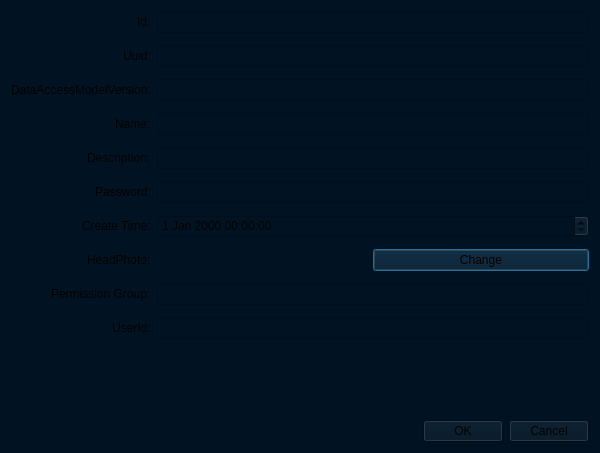
<?xml version="1.0" encoding="UTF-8"?>
<ui version="4.0">
 <class>EditorUserSettings</class>
 <widget class="QDialog" name="EditorUserSettings">
  <property name="geometry">
   <rect>
    <x>0</x>
    <y>0</y>
    <width>600</width>
    <height>453</height>
   </rect>
  </property>
  <property name="windowTitle">
   <string>EditorUserSettings</string>
  </property>
  <property name="styleSheet">
   <string notr="true">background-color: rgb(1,19,35);</string>
  </property>
  <layout class="QVBoxLayout" name="verticalLayout">
   <item>
    <layout class="QFormLayout" name="formLayout">
     <property name="sizeConstraint">
      <enum>QLayout::SetNoConstraint</enum>
     </property>
     <property name="labelAlignment">
      <set>Qt::AlignRight|Qt::AlignTrailing|Qt::AlignVCenter</set>
     </property>
     <property name="verticalSpacing">
      <number>12</number>
     </property>
     <item row="0" column="0">
      <widget class="QLabel" name="label">
       <property name="text">
        <string>Id:</string>
       </property>
      </widget>
     </item>
     <item row="0" column="1">
      <widget class="QLineEdit" name="Id">
       <property name="font">
        <font>
         <pointsize>9</pointsize>
        </font>
       </property>
       <property name="styleSheet">
        <string notr="true">color: rgb(255,255,255);</string>
       </property>
       <property name="text">
        <string/>
       </property>
      </widget>
     </item>
     <item row="1" column="0">
      <widget class="QLabel" name="label_2">
       <property name="text">
        <string>Uuid:</string>
       </property>
      </widget>
     </item>
     <item row="1" column="1">
      <widget class="QLineEdit" name="Uuid"/>
     </item>
     <item row="2" column="0">
      <widget class="QLabel" name="label_3">
       <property name="text">
        <string>DataAccessModelVersion:</string>
       </property>
      </widget>
     </item>
     <item row="2" column="1">
      <widget class="QLineEdit" name="DataAccessModelVersion"/>
     </item>
     <item row="3" column="0">
      <widget class="QLabel" name="label_4">
       <property name="text">
        <string>Name:</string>
       </property>
      </widget>
     </item>
     <item row="3" column="1">
      <widget class="QLineEdit" name="Name"/>
     </item>
     <item row="5" column="0">
      <widget class="QLabel" name="label_5">
       <property name="text">
        <string>Password:</string>
       </property>
      </widget>
     </item>
     <item row="5" column="1">
      <widget class="QLineEdit" name="Password">
       <property name="styleSheet">
        <string notr="true">color: rgb(255,255,255);</string>
       </property>
      </widget>
     </item>
     <item row="4" column="0">
      <widget class="QLabel" name="label_6">
       <property name="text">
        <string>Description:</string>
       </property>
      </widget>
     </item>
     <item row="4" column="1">
      <widget class="QLineEdit" name="Description"/>
     </item>
     <item row="6" column="0">
      <widget class="QLabel" name="label_7">
       <property name="text">
        <string>Create Time:</string>
       </property>
      </widget>
     </item>
     <item row="6" column="1">
      <widget class="QDateTimeEdit" name="CreateTime"/>
     </item>
     <item row="7" column="0">
      <widget class="QLabel" name="label_8">
       <property name="text">
        <string>HeadPhoto:</string>
       </property>
      </widget>
     </item>
     <item row="8" column="0">
      <widget class="QLabel" name="label_10">
       <property name="text">
        <string>Permission Group:</string>
       </property>
      </widget>
     </item>
     <item row="8" column="1">
      <widget class="QLineEdit" name="PermissionGroup"/>
     </item>
     <item row="7" column="1">
      <layout class="QHBoxLayout" name="horizontalLayout_2">
       <item>
        <widget class="QLabel" name="HeadPhoto">
         <property name="maximumSize">
          <size>
           <width>512</width>
           <height>512</height>
          </size>
         </property>
         <property name="text">
          <string/>
         </property>
        </widget>
       </item>
       <item>
        <widget class="QPushButton" name="ChangeHeadPhoto">
         <property name="text">
          <string>Change</string>
         </property>
        </widget>
       </item>
      </layout>
     </item>
     <item row="9" column="0">
      <widget class="QLabel" name="label_9">
       <property name="text">
        <string>UserId:</string>
       </property>
      </widget>
     </item>
     <item row="9" column="1">
      <widget class="QLineEdit" name="UserId"/>
     </item>
    </layout>
   </item>
   <item>
    <layout class="QHBoxLayout" name="horizontalLayout">
     <property name="spacing">
      <number>6</number>
     </property>
     <item>
      <spacer name="horizontalSpacer">
       <property name="orientation">
        <enum>Qt::Horizontal</enum>
       </property>
       <property name="sizeHint" stdset="0">
        <size>
         <width>40</width>
         <height>15</height>
        </size>
       </property>
      </spacer>
     </item>
     <item>
      <widget class="QPushButton" name="OKBtn">
       <property name="text">
        <string>OK</string>
       </property>
      </widget>
     </item>
     <item>
      <widget class="QPushButton" name="CancelBtn">
       <property name="text">
        <string>Cancel</string>
       </property>
      </widget>
     </item>
    </layout>
   </item>
  </layout>
 </widget>
 <resources/>
 <connections/>
</ui>
